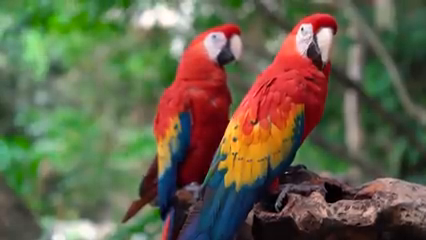
#> input picture frame 179 of exercices/parrot.mp4, 426 x 240 px
$ python 'TPnotéEX2.py'
#> lines starting #> are read from the running program, lines starting #| are printed output that depends on the picture
#> further down, frame is the input picture: shape (240, 426, 3); mean B, G, R 74.8, 98.7, 101.5
'''
Created on 7 fevr. 2020

@author: carbo
'''

import cv2
import numpy as np
from matplotlib import pyplot as plt

#Flou gaussien
def imgproc(imgc):
    imgc = cv2.GaussianBlur(imgc,(5,5),0)
    return imgc

#Flou median
def imgproc2(imgc):
    imgc = cv2.medianBlur(imgc,5)
    return imgc

#Bilateral Filtering
def imgproc3(imgc):
    imgc = cv2.bilateralFilter(imgc,9,75,75)
    return imgc

#Averaging
def imgproc4(imgc):
    imgc = cv2.blur(imgc,(5,5))
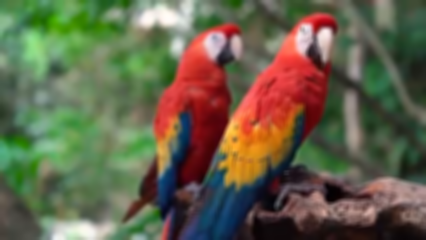
#> imgc: shape (240, 426, 3); mean of channels 0, 1, 2 74.8, 98.7, 101.5; drawn as B, G, R
    return imgc


cap = cv2.VideoCapture('parrot.mp4')
while (True):
    ret, frame = cap.read()

    if ret == True:
        img1 = frame.copy()
        img1 = imgproc(img1)

        img2 = frame.copy()
        img2 = imgproc2(img2)

        img3 = frame.copy()
        img3 = imgproc3(img3)

        img4 = frame.copy()
        img4 = imgproc4(img4)

        img5 = frame.copy()
        img5 = imgproc(img5)

        cv2.imshow('MavideoAvant', frame)
        cv2.imshow('Flou gaussien', img1)
        cv2.imshow('Flou median', img2)
        cv2.imshow('Bilateral Filtering', img3)
        cv2.imshow('Averaging', img4)
    else:
        print('video ended')
        break
    if cv2.waitKey(1000) & 0xFF == ord('q'):
#> (key q is pressed here)
        break

cap.release()
cv2.destroyAllWindows()

$ run again, starting later in the video
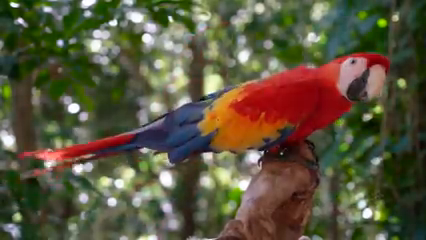
#> input picture frame 807 of exercices/parrot.mp4, 426 x 240 px
#> frame is the input picture: shape (240, 426, 3); mean B, G, R 61.6, 85.1, 90.8
#> in imgproc2, `imgc = cv2.medianBlur(imgc,5)`:
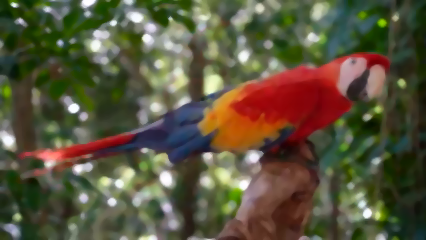
#> imgc: shape (240, 426, 3); mean of channels 0, 1, 2 60.9, 84.6, 90.3; drawn as B, G, R

$ run again, starting later in the video
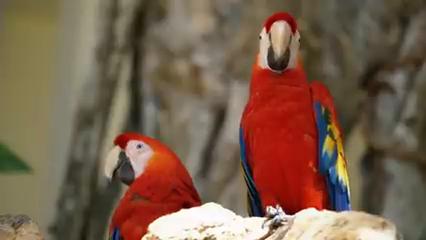
#> input picture frame 1436 of exercices/parrot.mp4, 426 x 240 px
#> frame is the input picture: shape (240, 426, 3); mean B, G, R 76.2, 95.6, 121
#> in imgproc4, `imgc = cv2.blur(imgc,(5,5))`:
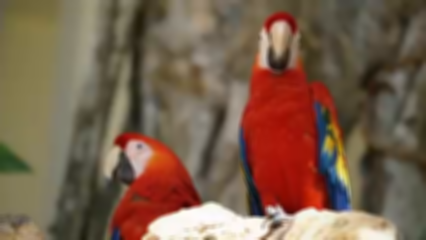
#> imgc: shape (240, 426, 3); mean of channels 0, 1, 2 76.2, 95.6, 121; drawn as B, G, R
